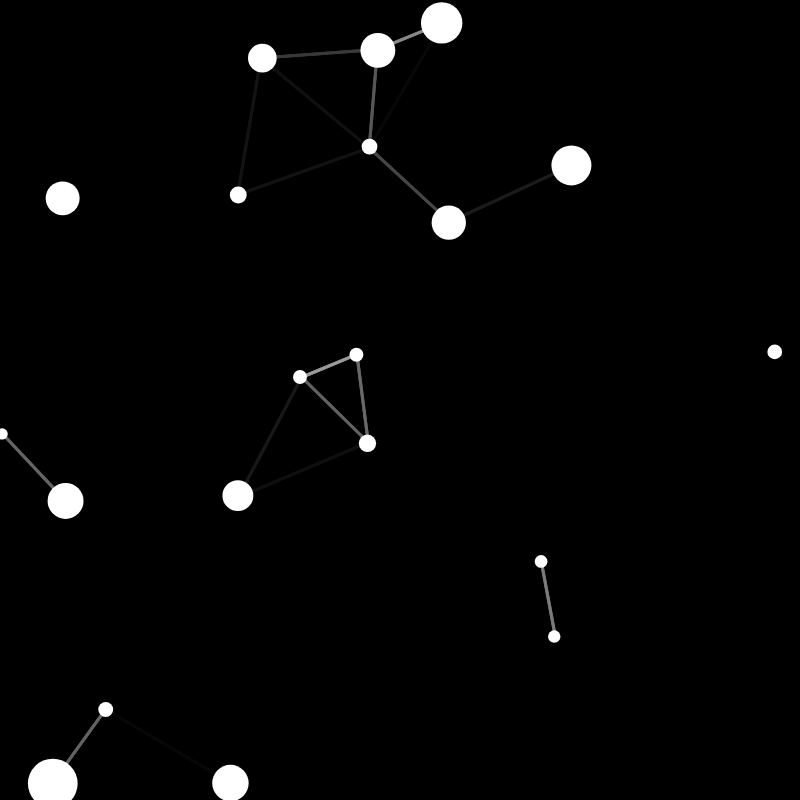
Frame 1 (no input)
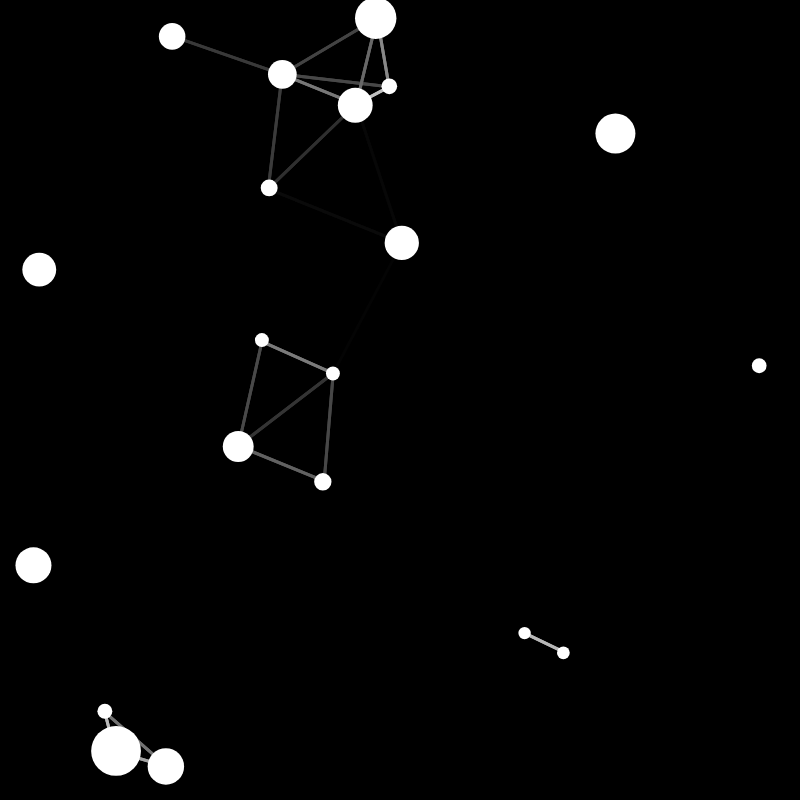
Frame 60 (no input)
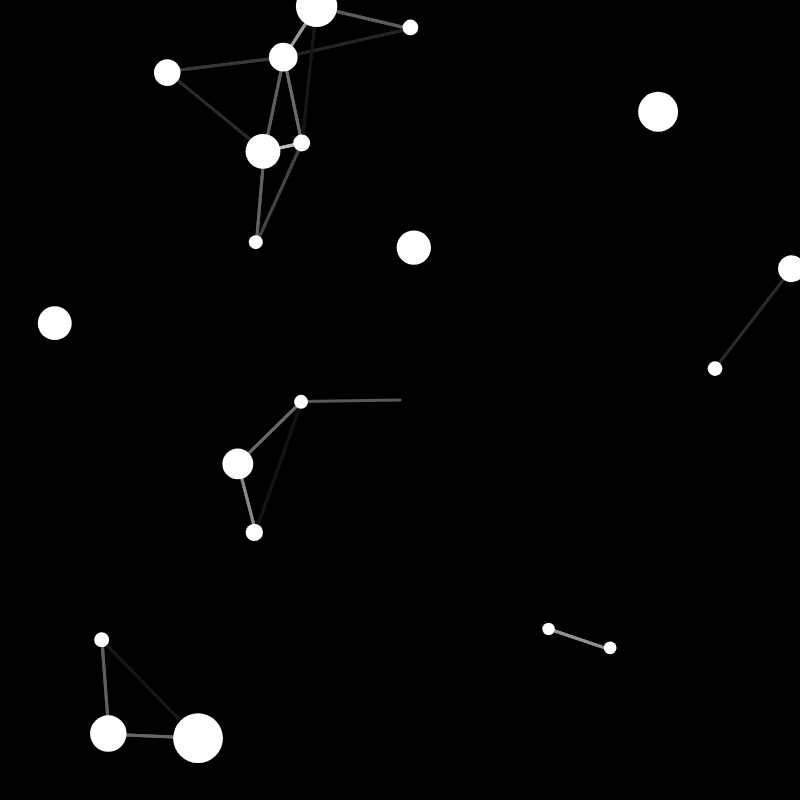
Frame 120 (the mouse pressed at the canvas centre since frame 60)

The p5.js sketch that drew these frames (run headless with seeded random() and noise() and a simulated clock; from frame 60 on, the mouse is pressed at the canvas centre):

// p5.js sketch
// ── sketch.js
let orbs = [];
const population = 20;
const sensitivity = 150;

function setup() {
  createCanvas(800, 800);
  for (let i = 0; i < population; i++) {
    orbs[i] = new Orb();
  }
}

function draw() {
  background(0);

  drawLines();
  while (orbs.filter((x) => !x.disabled).length < population)
    orbs.push(new Orb());

  for (let i = 0; i < orbs.length; i++) {
    let o = orbs[i];
    o.update();
    o.draw();
  }

  orbs = orbs.filter((x) => !x.disabled);
}

function drawLines() {
  for (let i = 0; i < orbs.length; i++) {
    for (let j = 0; j < orbs.length; j++) {
      if (orbs[i].disabled || orbs[j].disabled) continue;
      let distance = orbs[i].pos.dist(orbs[j].pos);
      if (distance < sensitivity) {
        strokeWeight(3);
        stroke(map(distance, 0, sensitivity, 255, 0));

        line(orbs[i].pos.x, orbs[i].pos.y, orbs[j].pos.x, orbs[j].pos.y);
      }
    }
  }
  let mousePos = createVector(mouseX, mouseY);
  for (let i = 0; i < orbs.length; i++) {
    if (orbs[i].disabled) continue;
    let distance = orbs[i].pos.dist(mousePos);
    if (distance < sensitivity) {
      strokeWeight(3);
      stroke(map(distance, 0, sensitivity, 255, 0));

      line(orbs[i].pos.x, orbs[i].pos.y, mousePos.x, mousePos.y);
    }
  }
}

// ── orb.js
class Orb {
  constructor() {
    this.pos = createVector(random(width), random(height));
    this.disabled = false;
    this.d = random(10, 50);
    this.offsetY = random(100);
    this.offsetX = random(100);
    this.speed = 5;
  }

  update() {
    if (this.disabled) return;
    
    
    this.pos.x += (noise(this.offsetX) -.5) *this.speed;
    this.pos.y += (noise(this.offsetY)-.5) *this.speed;
    this.offsetY+=0.01;
    this.offsetX+=0.01;
    
    
    
    if (this.pos.x < 0 || this.pos.x > width || this.pos.y < 0 || this.pos.x > height) {
     this.disabled = true; 
    }
  }

  draw() {
    if (this.disabled) return;
    noStroke();
    fill(255);
    circle(this.pos.x, this.pos.y, this.d);
  }
}
